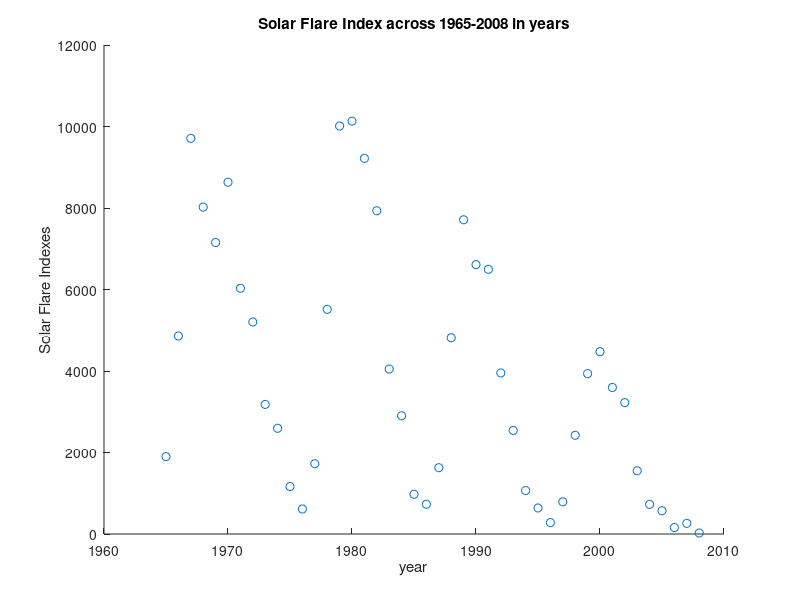
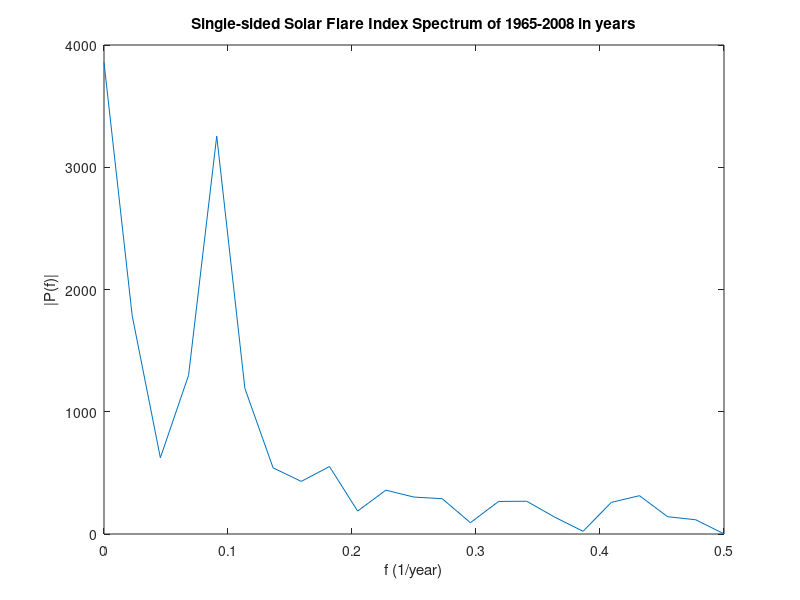
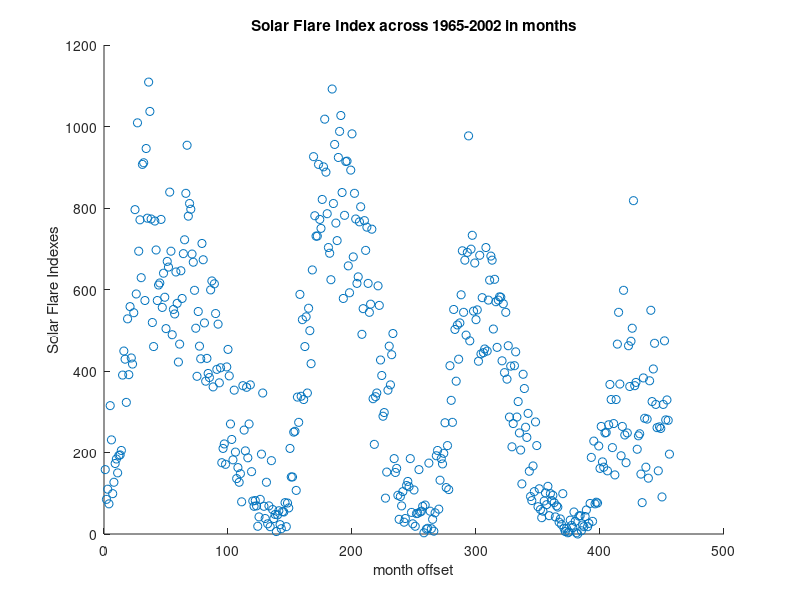
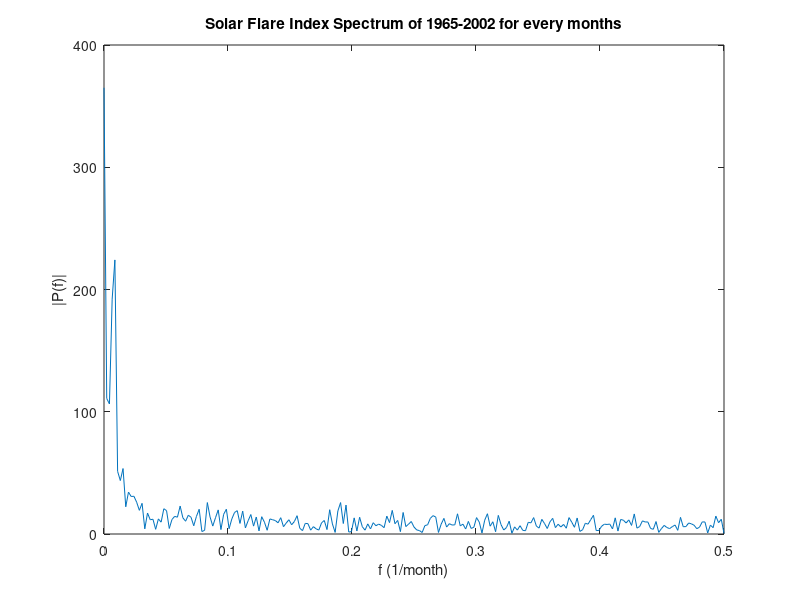

Here is the MATLAB script that generated these plots, in order:


% Monthly counts of grouped solar flares
% from Jan 1965 to Mar 2009

years = [1965: 1: 2008];
solar_flares_in_year = [1899, 4859, 9709, 8022, 7153, 8632, 6031, 5203, 3180, 2594, 1165, 614, 1724, 5514, 10012, 10132, 9218, 7932, 4048, 2901, 975, 730, 1627, 4816, 7711, 6610, 6495, 3952, 2541, 1066, 639, 280, 790, 2423, 3936, 4474, 3597, 3223, 1552, 728, 571, 159, 261, 24];

months_offset = [1: 1: (2002-1965+1)*12];
solar_flares_in_month = [158, 85, 110, 74, 315, 231, 99, 127, 173, 184, 150, 193,    194, 205, 390, 449, 429, 323, 528, 391, 558, 432, 417, 543,    796, 589, 1009, 694, 771, 629, 907, 911, 573, 946, 775, 1109,    1037, 773, 519, 460, 768, 697, 573, 611, 616, 772, 556, 640,    581, 504, 669, 655, 839, 694, 489, 551, 540, 643, 566, 422,    466, 646, 578, 688, 722, 836, 954, 780, 811, 797, 687, 667,    598, 505, 387, 546, 461, 430, 713, 673, 518, 375, 431, 394,    384, 599, 621, 361, 614, 541, 404, 515, 371, 408, 175, 210,    221, 171, 410, 453, 388, 270, 232, 182, 353, 201, 136, 163,    127, 148, 79, 364, 255, 204, 360, 187, 270, 366, 153, 81,    68, 82, 69, 19, 42, 85, 196, 346, 68, 38, 127, 25,    69, 18, 180, 60, 38, 48, 6, 47, 57, 23, 13, 55,    54, 77, 18, 76, 64, 210, 140, 140, 250, 252, 107, 336,    274, 588, 338, 526, 330, 460, 533, 346, 554, 499, 418, 648,    926, 781, 731, 731, 907, 772, 750, 821, 901, 1018, 888, 786,    703, 689, 624, 1092, 811, 956, 763, 720, 924, 988, 1027, 838,    578, 782, 914, 915, 658, 592, 893, 982, 680, 836, 773, 615,    631, 766, 803, 490, 553, 769, 696, 753, 615, 544, 564, 748,     332, 220, 337, 346, 609, 561, 427, 389, 289, 298, 88, 152,    353, 461, 366, 440, 492, 185, 151, 161, 95, 36, 92, 69,    104, 29, 38, 119, 129, 116, 185, 53, 25, 108, 19, 50,     51, 158, 54, 56, 68, 3, 71, 12, 14, 174, 56, 13,    36, 7, 52, 192, 205, 61, 132, 185, 172, 198, 273, 114,    217, 109, 413, 328, 274, 551, 502, 375, 513, 429, 518, 587,    695, 544, 672, 488, 691, 977, 474, 699, 733, 547, 665, 526,    550, 424, 684, 442, 580, 445, 454, 703, 449, 574, 623, 682,    672, 503, 625, 570, 458, 574, 582, 581, 425, 565, 396, 544,     380, 462, 287, 412, 214, 271, 413, 447, 287, 325, 248, 206,    123, 392, 357, 262, 237, 296, 154, 92, 82, 167, 104, 275,     217, 67, 111, 60, 40, 56, 81, 101, 72, 117, 45, 99,    82, 95, 77, 42, 69, 66, 29, 37, 23, 99, 14, 6,    14, 3, 5, 34, 21, 16, 54, 31, 3, 0, 44, 45,    8, 22, 18, 43, 59, 18, 26, 75, 188, 31, 228, 74,     78, 76, 216, 161, 264, 177, 164, 248, 249, 155, 268, 367,    330, 212, 271, 145, 330, 466, 544, 368, 192, 264, 598, 243,    175, 248, 462, 362, 473, 505, 818, 364, 372, 208, 241, 246,    147, 77, 383, 284, 164, 282, 137, 376, 549, 325, 405, 468,    318, 261, 155, 263, 259, 91, 318, 474, 280, 329, 279, 196
    ];

figure(1);
scatter(years, solar_flares_in_year);
title('Solar Flare Index across 1965-2008 in years');
xlabel('year');
ylabel('Solar Flare Indexes');

figure(2);
Y = fft(solar_flares_in_year);

Fs = 1;
L = 2008 - 1965 + 1;
P2 = abs(Y/L);
P1 = P2(1:L/2+1);
P1(2:end-1) = 2*P1(2:end-1);
f = Fs*(0:(L/2))/L;
plot(f,P1) 
title('Single-sided Solar Flare Index Spectrum of 1965-2008 in years')
xlabel('f (1/year)')
ylabel('|P(f)|')


figure(3)
scatter(months_offset, solar_flares_in_month);
title('Solar Flare Index across 1965-2002 in months');
xlabel('month offset');
ylabel('Solar Flare Indexes');

figure(4)
Y = fft(solar_flares_in_month);

Fs = 1;
L = length(solar_flares_in_month);
P2 = abs(Y/L);
P1 = P2(1:L/2+1);
P1(2:end-1) = 2*P1(2:end-1);
f = Fs*(0:(L/2))/L;
plot(f,P1) 
title('Solar Flare Index Spectrum of 1965-2002 for every months')
xlabel('f (1/month)')
ylabel('|P(f)|')